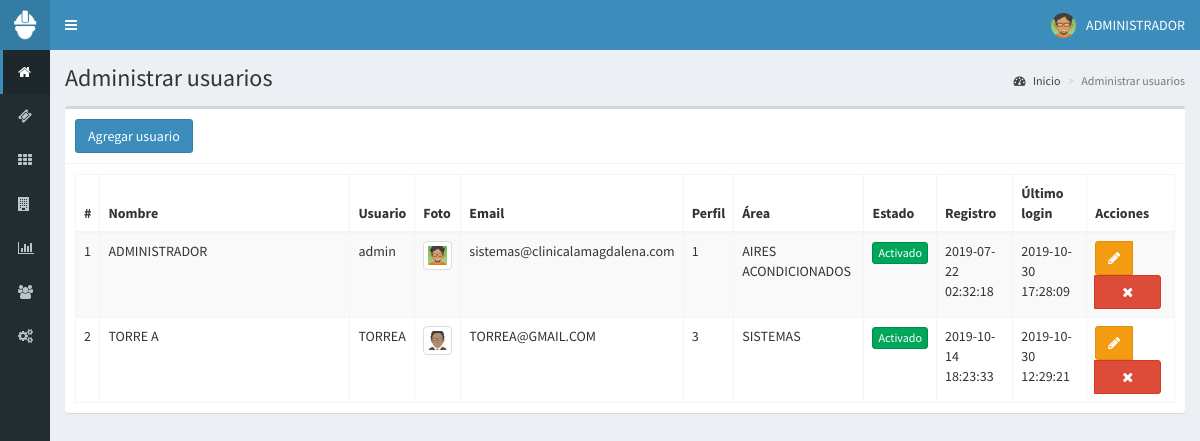
The page /usuarios (signed in) on the database its author committed.
### tables this page shows
CREATE TABLE `usuarios` (
  `id` int(11) NOT NULL,
  `usuario` text DEFAULT NULL,
  `nombre` text DEFAULT NULL,
  `email` varchar(200) DEFAULT NULL,
  `contraseña` text DEFAULT NULL,
  `foto_usuario` text DEFAULT NULL,
  `estado` int(11) NOT NULL DEFAULT 0,
  `perfil` text NOT NULL,
  `id_area` int(11) NOT NULL,
  `fecha_registro` timestamp NULL DEFAULT current_timestamp(),
  `ultimo_login` datetime DEFAULT NULL
);

CREATE TABLE `area` (
  `id` int(11) NOT NULL,
  `nombre` varchar(100) NOT NULL,
  `fecha_creacion` timestamp NOT NULL DEFAULT current_timestamp() ON UPDATE current_timestamp()
);

### controladores/plantilla.controlador.php (called while the page is built)
<?php
class ControladorPlantilla{
static public function ctrPlantilla(){
include "vistas/plantilla.php";
}
}

### index.php (called while the page is built, shortened)
<?php
require_once "controladores/plantilla.controlador.php";
require_once "controladores/usuarios.controlador.php";
require_once "controladores/tipos-equipos.controlador.php";
require_once "modelos/usuarios.modelo.php";
$plantilla = new ControladorPlantilla();
$plantilla->ctrPlantilla();

### controladores/usuarios.controlador.php (called while the page is built, shortened)
<?php
class ControladorUsuarios{
	static public function ctrMostrarUsuarios($item, $valor){
		$tabla = "usuarios";
		$respuesta = ModeloUsuarios::MdlMostrarUsuarios($tabla, $item, $valor);
		return $respuesta;
	}
}

### modelos/conexion.php (called while the page is built)
<?php
class Conexion{
	static public function conectar(){
		$link = new PDO("mysql:host=localhost;dbname=sic",
			            "root",
			            "");
		$link->exec("set names utf8");
		return $link;
	}
}

### modelos/usuarios.modelo.php (called while the page is built, shortened)
<?php
require_once "conexion.php";
class ModeloUsuarios{
	static public function mdlMostrarUsuarios($tabla, $item, $valor){
		if($item != null){
			$stmt = Conexion::conectar()->prepare("SELECT u.id, u.usuario, u.nombre nombre, u.email, u.contraseña, u.foto_usuario, u.estado, u.perfil, a.nombre as nombre_area, a.id as id_area, u.fecha_registro, u.ultimo_login FROM $tabla as u
			INNER JOIN area as a
			ON (u.id_area=a.id)WHERE u.$item  = :valor1");
			$stmt -> bindParam(":valor1", $valor, PDO::PARAM_STR);
			$stmt -> execute();
			return $stmt -> fetch();
		}else{
			$stmt = Conexion::conectar()->prepare("SELECT u.id, u.usuario, u.nombre nombre, u.email, u.contraseña, u.foto_usuario, u.estado, u.perfil, a.nombre nombre_area, u.fecha_registro, u.ultimo_login, a.id as id_area FROM $tabla as u
			INNER JOIN area as a
			ON (u.id_area=a.id)");
			$stmt -> execute();
			return $stmt -> fetchAll();
		}
	}
}

### vistas/modulos/usuarios.php (the view, shortened to what this page needs)
<div class="content-wrapper">
  <section class="content-header">
    <h1>
      Administrar usuarios
    </h1>
    <ol class="breadcrumb">
      <li><a href="inicio"><i class="fa fa-dashboard"></i> Inicio</a></li>
      <li class="active">Administrar usuarios</li>
    </ol>
  </section>
  <section class="content">
    <div class="box">
      <div class="box-header with-border">
        <button class="btn btn-primary" data-toggle="modal" data-target="#modalAgregarUsuario">
          Agregar usuario
        </button>
      </div>
      <div class="box-body">
       <table class="table table-bordered table-striped dt-responsive tablas" width="100%">
        <thead>
         <tr>
           <th style="width:10px">#</th>
           <th style="width:250px">Nombre</th>
           <th>Usuario</th>
           <th>Foto</th>
           <th>Email</th>
           <th>Perfil</th>
           <th>Área</th>
           <th>Estado</th>
           <th>Registro</th>
           <th>Último login</th>
           <th>Acciones</th>
         </tr>
        </thead>
        <tbody>
        <?php
        $item = null;
        $valor = null;
        $usuarios = ControladorUsuarios::ctrMostrarUsuarios($item, $valor);
        foreach ($usuarios as $key => $value){
          echo ' <tr>
                  <td>'.($key+1).'</td>
                  <td>'.$value["nombre"].'</td>
                  <td>'.$value["usuario"].'</td>';
                  if($value["foto_usuario"] != ""){
                    echo '<td><img src="'.$value["foto_usuario"].'" class="img-thumbnail" width="40px"></td>';
                  }else{
                    echo '<td><img src="vistas/img/usuarios/default/anonymous.png" class="img-thumbnail" width="40px"></td>';
                  }
                  echo '<td>'.$value["email"].'</td>';
                  echo '<td>'.$value["perfil"].'</td>';
                  echo '<td>'.$value["nombre_area"].'</td>';
                  if($value["estado"] != 0){
                    echo '<td><button class="btn btn-success btn-xs btnActivar" idUsuario="'.$value["id"].'" estadoUsuario="0">Activado</button></td>';
                  }else{
                    echo '<td><button class="btn btn-danger btn-xs btnActivar" idUsuario="'.$value["id"].'" estadoUsuario="1">Desactivado</button></td>';
                  }
                  echo '<td>'.$value["fecha_registro"].'</td>';
                  echo '<td>'.$value["ultimo_login"].'</td>
                  <td>
                    <div class="btn-group">
                      <button class="btn btn-warning btnEditarUsuario" idUsuario="'.$value["id"].'" data-toggle="modal" data-target="#modalEditarUsuario"><i class="fa fa-pencil"></i></button>
                     <button class="btn btn-danger btnEliminarUsuario" idUsuario="'.$value["id"].'" fotoUsuario="'.$value["foto_usuario"].'" usuario="'.$value["usuario"].'"><i class="fa fa-times"></i></button>
                    </div>
                  </td>
                </tr>';
        }
        ?>
        </tbody>
       </table>
      </div>
    </div>
  </section>
</div>

### vistas/plantilla.php (shortened to what this page needs)
<!DOCTYPE html>
<html>
<head>
  <link rel="stylesheet" href="vistas/bower_components/bootstrap/dist/css/bootstrap.min.css">
  <link rel="stylesheet" href="vistas/bower_components/font-awesome/css/font-awesome.css">
  <link rel="stylesheet" href="vistas/bower_components/Ionicons/css/ionicons.min.css">
  <link rel="stylesheet" href="vistas/dist/css/AdminLTE.css">
  <link rel="stylesheet" href="vistas/dist/css/skins/_all-skins.min.css">
  <link rel="stylesheet" href="vistas/bower_components/datatables.net-bs/css/dataTables.bootstrap.min.css">
  <link rel="stylesheet" href="vistas/bower_components/datatables.net-bs/css/responsive.bootstrap.min.css">
  <link rel="stylesheet" href="vistas/bower_components/bootstrap-datepicker/css/bootstrap-datepicker.css">
</head>
<body class="hold-transition skin-blue sidebar-collapse sidebar-mini login-page">
  <?php
  if(isset($_SESSION["iniciarSesion"]) && $_SESSION["iniciarSesion"] == "ok"){
   echo '<div class="wrapper">';
    include "modulos/cabezote.php";
    include "modulos/menu.php";
    if(isset($_GET["ruta"])){
      if($_GET["ruta"] == "inicio" ||
         $_GET["ruta"] == "usuarios" ||
         $_GET["ruta"] == "categorias" ||
         $_GET["ruta"] == "tickets" ||
         $_GET["ruta"] == "dependencias" ||
         $_GET["ruta"] == "inventario" ||
         $_GET["ruta"] == "reportes" ||
         $_GET["ruta"] == "empresa" ||
         $_GET["ruta"] == "marcas" ||
         $_GET["ruta"] == "areas" ||
         $_GET["ruta"] == "tipos-tickets" ||
         $_GET["ruta"] == "tipos-equipos" ||
         $_GET["ruta"] == "salir"){
        include "modulos/".$_GET["ruta"].".php";
      }else{
        include "modulos/404.php";
      }
    }else{
      include "modulos/inicio.php";
    }
    echo '</div>';
  }else{
    include "modulos/login.php";
  }
  ?>
</body>
</html>

### vistas/modulos/cabezote.php (shortened to what this page needs)
<header class="main-header">
<a href="inicio" class="logo">
<span class="logo-mini">
<img src="vistas/img/plantilla/icono-blanco.png" class="img-responsive" style="padding:10px">
</span>
</a>
<nav class="navbar nabvar-static-top" role="navigation">
<a href="#" class="sidebar-toggle" data-toggle="push-menu" role="button">
</a>
<div class="navbar-custom-menu">
    <ul class="nav navbar-nav">
        <li class="dropdown user user-menu">
            <a href="#" class="dropdowm-toggle" data-toggle="dropdown">
            <?php
            if($_SESSION["foto_usuario"] != ""){
                echo '<img src="'.$_SESSION["foto_usuario"].'" class="user-image">';
            }else{
                echo  '<img src="vistas/img/usuarios/default/anonymous.png" class="user-image">';
            }
            ?>
                <span class="hidden-xs"><?php echo $_SESSION["nombre"]; ?></span>
            </a>
        </li>
    </ul>
</div>
    </nav>
</header>

### vistas/modulos/menu.php (shortened to what this page needs)
<aside class="main-sidebar">
        <section class="sidebar">
            <ul class="sidebar-menu">
                <li class="active">
                     <a href="inicio">
                        <i class="fa fa-home"></i>
                     </a>
                </li>
                <li>
                     <a href="tickets">
                        <i class="fa fa-ticket"></i>
                     </a>
                </li>
                <li>
                    <a href="categorias">
                    <i class="fa fa-th"></i>
                    </a>
                    </li>
                <li>
                     <a href="inventario">
                        <i class="fa fa-building"></i>
                     </a>
                </li>
                <li>
                     <a href="reportes">
                        <i class="fa fa-bar-chart"></i>
                     </a>
                </li>
                <li>
                     <a href="usuarios">
                        <i class="fa fa-users"></i>
                     </a>
                </li>
                 <li class="treeview">
                     <a href="">
                        <i class="fa fa-cogs"></i>
                     </a>
                </li>
            </ul>
        </section>
</aside>

### rows shown on the page
usuarios: nombre "ADMINISTRADOR", usuario "admin", foto_usuario (picture), email "sistemas@clinicalamagdalena.com", perfil "1", id_area.nombre "AIRES ACONDICIONADOS", fecha_registro "2019-07-22 02:32:18", ultimo_login "2019-10-30 17:28:09"
usuarios: nombre "TORRE A", usuario "TORREA", foto_usuario (picture), email "TORREA@GMAIL.COM", perfil "3", id_area.nombre "SISTEMAS", fecha_registro "2019-10-14 18:23:33", ultimo_login "2019-10-30 12:29:21"

### other values the page prints
$_SESSION["nombre"] "ADMINISTRADOR"
